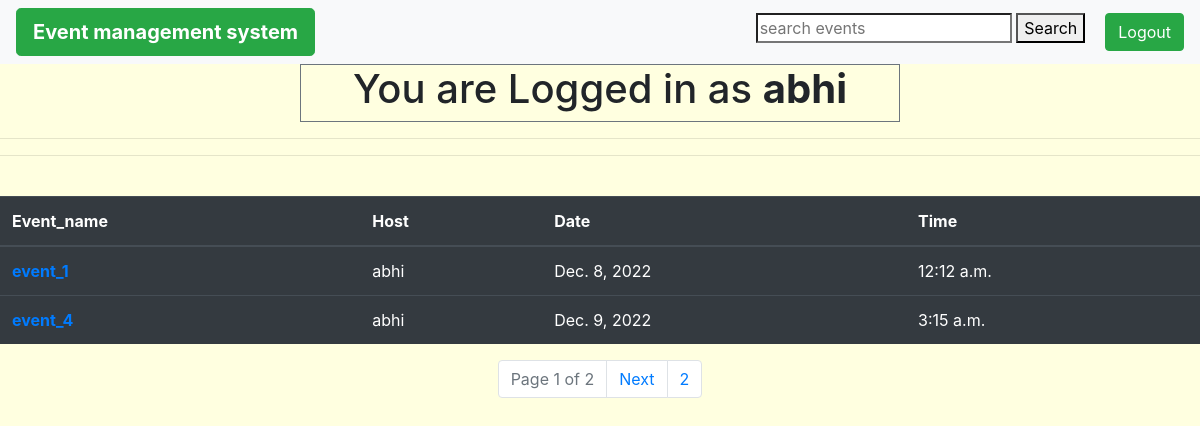
The app's page /see_you_invited/ (signed in) with its own data.
### app/models.py (models this page shows, shortened)
class invited(models.Model):
    user = models.ForeignKey(
        User, on_delete=models.CASCADE, related_name='user')
    event = models.ForeignKey(
        events, on_delete=models.CASCADE, related_name='event')

class events(models.Model):
    host = models.ForeignKey(
        User, on_delete=models.CASCADE, default='request.user', related_name='users')
    event_name = models.CharField(max_length=100)
    date = models.DateField(null=True)
    time = models.TimeField(null=True)
    invited_user = models.ManyToManyField(User, blank=True)

### app/views/events.py (the view)
# urls.py: path('see_you_invited/',events.you_invited,name='you_invited'),
@login_required(login_url='login')
def you_invited(request):
    message = None
    user = request.user
    obj = invited.objects.filter(user=user)
    if len(obj) == 0:
        message = "Nothing to Show "
    p = Paginator(obj, 2)
    page = request.GET.get('page')
    obj = p.get_page(page)
    context = {
        'objs': obj,
        'message': message
    }
    return render(request, 'see_events_you_invited.html', context)

### app/templates/see_events_you_invited.html (shortened to what this page needs)
{% extends 'base.html' %}
{% block content %}
<center>
   {% if message %}
   <h1><b>{{message}}</b></h1>
   {% else %}
   <hr>
   <br>
</center>
<table class="table table-dark">
   <thead>
      <tr>
         <th scope="col">Event_name</th>
         <th scope="col">Host</th>
         <th scope="col">Date</th>
         <th scope="col">Time</th>
      </tr>
   </thead>
   <tbody>
      {% for obj in objs%}
      <tr>
         <th scope="row"><a href="/get_this_event/{{obj.event.id}}">{{obj.event.event_name}}</a></th>
         <td>{{obj.event.host}}</td>
         <td>{{obj.event.date}}</td>
         <td>{{obj.event.time}}</td>
      </tr>
      {% endfor %}
   </tbody>
</table>
<nav aria-label="Page navigation example" mt-30>
   <ul class="pagination justify-content-center">
      <li class="page-item disabled">
         <a class="page-link" href="#" tabindex="-1">Page {{objs.number}} of {{objs.paginator.num_pages}}</a>
      </li>
      {% if objs.has_next %}
      <li class="page-item"><a class="page-link"
            href="?page={{objs.next_page_number}}&sort_events={{sort_events}}">Next</a></li>
      <li class="page-item"><a class="page-link"
            href="?page={{objs.paginator.num_pages}}&sort_events={{sort_events}}">{{objs.paginator.num_pages}}</a></li>
      {% endif %}
   </ul>
</nav>
{% endif %}
{% endblock %}

### app/templates/base.html (shortened to what this page needs)
<!doctype html>
<html lang="en">
<head>
    <link rel="stylesheet" href="https://cdn.jsdelivr.net/npm/bootstrap@4.3.1/dist/css/bootstrap.min.css"
>
</head>
<body  style="background-color:lightyellow">
    <nav class="navbar navbar-expand-lg navbar-light bg-light">
        <div class="collapse navbar-collapse" id="navbarSupportedContent">
            <ul class="navbar-nav mr-auto">
                <li class="nav-item active">
                    <a class="btn btn-success btn-lg" href="/"><b>Event management system</b></a>
                </li>
            </ul>
            <ul class="navbar-nav my-2 my-lg-0">
                {% if request.user.is_authenticated %}
                <li class="nav-item ">
                    <form action="{% url 'search_events' %}" method="post">
                        <input required type="search" name="searched" id="" placeholder="search events">
                        <button class="" type="submit">Search</button>
                    </form>
                </li>
                <li class="nav-item " style="margin-left: 20px;">
                    <a class="btn btn-success" href="/logout">Logout<span class="sr-only">(current)</span></a>
                </li>
                {% endif %}
        </div>
    </nav>
    <center>
        {% if request.user.is_authenticated %}
        <div class="border border-secondary" style="width: 600px;">
        <h1>You are Logged in as <b>{{user}}</b></h1>
        </div>
        {% endif %}
    </center>
    <hr>
    {% block content %}
    {% endblock %}
</body>
</html>

### records on screen
invited: event.event_name "event_1", event.host "abhi", event "Dec. 8, 2022", event.time "12:12 a.m."
invited: event.event_name "event_4", event.host "abhi", event "Dec. 9, 2022", event.time "3:15 a.m."

### other values on screen
{{ user }} "abhi"
{{ objs.number }} "1"
{{ objs.paginator.num_pages }} "2"
